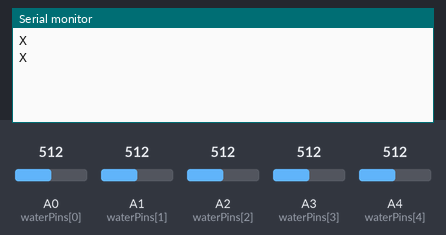
The sketch below on a simulated Arduino Uno, built with avr-gcc and run on an emulated ATmega328P. Parts: the last lines printed to the serial monitor. The test bench sets the inputs (shaded band); at power-on: A0 (waterPins[0]) = 512, A1 (waterPins[1]) = 512, A2 (waterPins[2]) = 512, A3 (waterPins[3]) = 512, A4 (waterPins[4]) = 512.

Above: at 1.8 s.
1.9 s: A0 (waterPins[0]) set to 691
At 2.8 s:
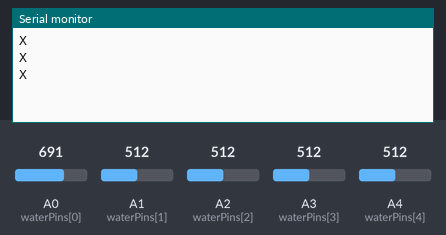
3.4 s: A0 (waterPins[0]) set to 708
At 4.7 s:
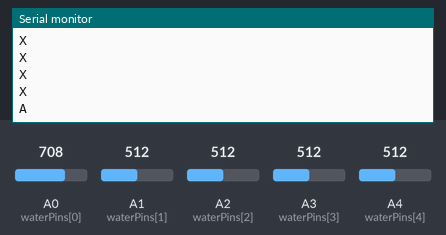
6.5 s: A1 (waterPins[1]) set to 688
At 7.8 s:
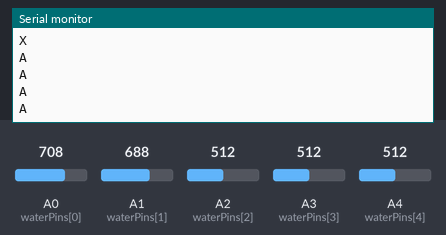
8.0 s: A1 (waterPins[1]) set to 710
At 8.8 s:
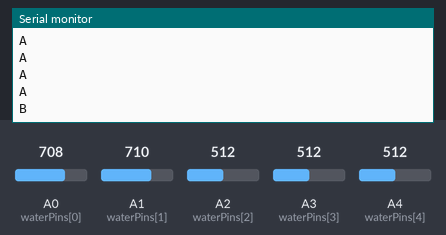
10.5 s: A2 (waterPins[2]) set to 694
At 11.4 s:
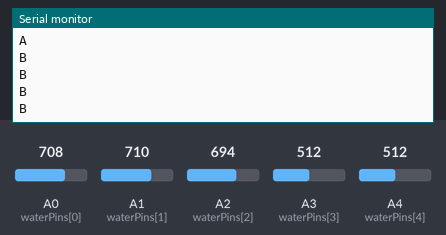
12.0 s: A2 (waterPins[2]) set to 709
At 12.8 s:
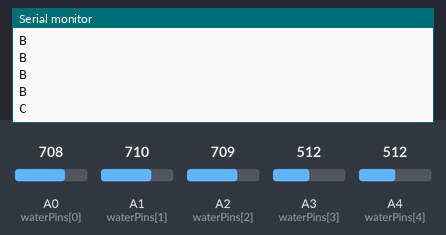

The sketch:

adu_proto.ino
```cpp
int waterPins[] = {A0, A1, A2, A3, A4};  // 5개의 물 센서 핀
int numSensors = 5;  // 센서 개수

char msg[] = {'A', 'B', 'C', 'D', 'E'};

void setup()
{
  Serial.begin(115200);  // 통신 속도 설정
  for (int i = 0; i < numSensors; i++)
  {
    pinMode(waterPins[i], INPUT);
  }
}

void loop()
{
  char highestSensor = 'X';  // 기본값을 'X'로 설정
  for (int i = 0; i < numSensors; i++)
  {
    int value = analogRead(waterPins[i]);
    if (value > 700)
    {  // 센서가 감지되면
      highestSensor = msg[i];  // 가장 높은 수위의 센서를 업데이트
    }
  }

  Serial.println(highestSensor);  // 메시지 전송
  delay(1000);  // 1초 간격으로 체크
}
```

Measured:
- the behaviour switches between 700 and 701 on A0 (waterPins[0]) (found by bisection; images 1 and 2)
- the behaviour switches between 700 and 701 on A1 (waterPins[1]) (found by bisection; images 3 and 4)
- the behaviour switches between 700 and 701 on A2 (waterPins[2]) (found by bisection; images 5 and 6)
- after the input at 3.4 s, the serial monitor: prints a new line after 0.60 s (image 2)
- after the input at 8.0 s, the serial monitor: prints a new line at once (image 4)
- after the input at 12.0 s, the serial monitor: prints a new line at once (image 6)
